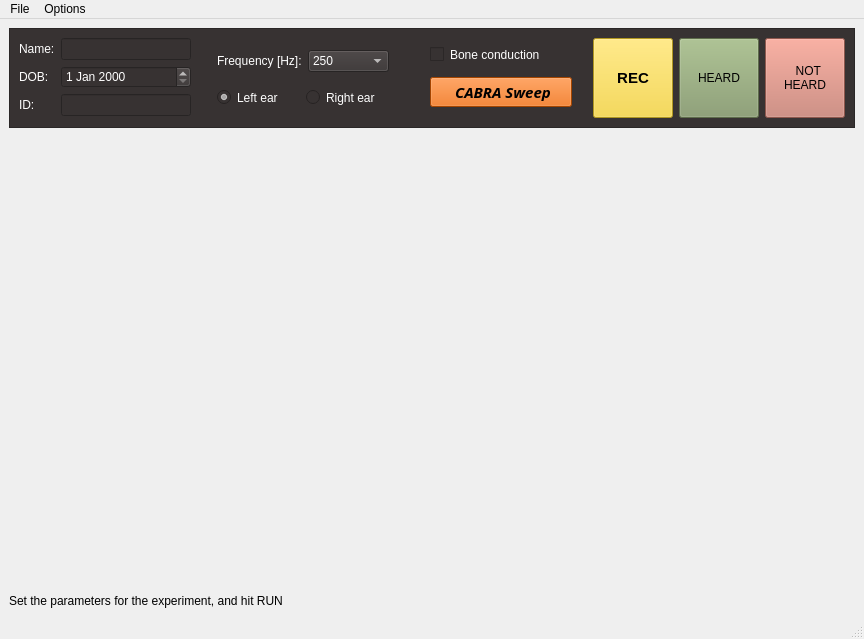
<?xml version="1.0" encoding="UTF-8"?>
<ui version="4.0">
 <class>MainWindow</class>
 <widget class="QMainWindow" name="MainWindow">
  <property name="geometry">
   <rect>
    <x>0</x>
    <y>0</y>
    <width>864</width>
    <height>639</height>
   </rect>
  </property>
  <property name="windowTitle">
   <string>CABRA</string>
  </property>
  <widget class="QWidget" name="centralwidget">
   <layout class="QVBoxLayout" name="verticalLayout">
    <item>
     <widget class="QFrame" name="frameControl">
      <property name="sizePolicy">
       <sizepolicy hsizetype="MinimumExpanding" vsizetype="Maximum">
        <horstretch>0</horstretch>
        <verstretch>0</verstretch>
       </sizepolicy>
      </property>
      <property name="minimumSize">
       <size>
        <width>0</width>
        <height>100</height>
       </size>
      </property>
      <property name="styleSheet">
       <string notr="true">background-color: rgb(55, 50, 50);
gridline-color: rgb(0, 0, 0);
color: rgb(0, 0, 0);
border-color: rgb(0, 0, 0);
font: 9pt &quot;Arial&quot;;
color: rgb(255, 255, 255);
</string>
      </property>
      <property name="frameShape">
       <enum>QFrame::Shape::StyledPanel</enum>
      </property>
      <property name="frameShadow">
       <enum>QFrame::Shadow::Raised</enum>
      </property>
      <layout class="QHBoxLayout" name="horizontalLayout">
       <item>
        <layout class="QFormLayout" name="formPatientData">
         <item row="0" column="0">
          <widget class="QLabel" name="labelName">
           <property name="text">
            <string>Name:</string>
           </property>
          </widget>
         </item>
         <item row="0" column="1">
          <widget class="QLineEdit" name="nameEdit">
           <property name="sizePolicy">
            <sizepolicy hsizetype="Minimum" vsizetype="Fixed">
             <horstretch>0</horstretch>
             <verstretch>0</verstretch>
            </sizepolicy>
           </property>
           <property name="styleSheet">
            <string notr="true">border-color: rgb(6, 6, 6);</string>
           </property>
          </widget>
         </item>
         <item row="1" column="0">
          <widget class="QLabel" name="labelDOB">
           <property name="text">
            <string>DOB:</string>
           </property>
          </widget>
         </item>
         <item row="1" column="1">
          <widget class="QDateEdit" name="dateEdit">
           <property name="sizePolicy">
            <sizepolicy hsizetype="Minimum" vsizetype="Fixed">
             <horstretch>0</horstretch>
             <verstretch>0</verstretch>
            </sizepolicy>
           </property>
          </widget>
         </item>
         <item row="2" column="0">
          <widget class="QLabel" name="labelID">
           <property name="text">
            <string>ID:</string>
           </property>
          </widget>
         </item>
         <item row="2" column="1">
          <widget class="QLineEdit" name="lineID">
           <property name="sizePolicy">
            <sizepolicy hsizetype="Minimum" vsizetype="Fixed">
             <horstretch>0</horstretch>
             <verstretch>0</verstretch>
            </sizepolicy>
           </property>
           <property name="styleSheet">
            <string notr="true">border-color: rgb(255, 0, 0);</string>
           </property>
          </widget>
         </item>
        </layout>
       </item>
       <item>
        <spacer name="verticalSpacer_2">
         <property name="orientation">
          <enum>Qt::Orientation::Vertical</enum>
         </property>
         <property name="sizeHint" stdset="0">
          <size>
           <width>20</width>
           <height>40</height>
          </size>
         </property>
        </spacer>
       </item>
       <item>
        <layout class="QVBoxLayout" name="verticalLayout_3">
         <property name="rightMargin">
          <number>0</number>
         </property>
         <item>
          <layout class="QHBoxLayout" name="horizontalLayout_3">
           <item>
            <widget class="QLabel" name="labelFreq">
             <property name="text">
              <string>Frequency [Hz]:</string>
             </property>
            </widget>
           </item>
           <item>
            <widget class="QComboBox" name="comboBoxFreq">
             <property name="sizePolicy">
              <sizepolicy hsizetype="Minimum" vsizetype="Fixed">
               <horstretch>0</horstretch>
               <verstretch>0</verstretch>
              </sizepolicy>
             </property>
             <item>
              <property name="text">
               <string>250</string>
              </property>
             </item>
             <item>
              <property name="text">
               <string>500</string>
              </property>
             </item>
             <item>
              <property name="text">
               <string>1000</string>
              </property>
             </item>
             <item>
              <property name="text">
               <string>2000</string>
              </property>
             </item>
             <item>
              <property name="text">
               <string>4000</string>
              </property>
             </item>
             <item>
              <property name="text">
               <string>8000</string>
              </property>
             </item>
            </widget>
           </item>
          </layout>
         </item>
         <item>
          <layout class="QHBoxLayout" name="horizontalLayout_2">
           <item>
            <widget class="QRadioButton" name="radioLeftEAR">
             <property name="text">
              <string>Left ear</string>
             </property>
             <property name="checked">
              <bool>true</bool>
             </property>
            </widget>
           </item>
           <item>
            <widget class="QRadioButton" name="radioRightEAR">
             <property name="text">
              <string>Right ear</string>
             </property>
            </widget>
           </item>
          </layout>
         </item>
        </layout>
       </item>
       <item>
        <spacer name="verticalSpacer">
         <property name="orientation">
          <enum>Qt::Orientation::Vertical</enum>
         </property>
         <property name="sizeHint" stdset="0">
          <size>
           <width>20</width>
           <height>40</height>
          </size>
         </property>
        </spacer>
       </item>
       <item>
        <layout class="QVBoxLayout" name="verticalLayout_2">
         <property name="leftMargin">
          <number>15</number>
         </property>
         <property name="rightMargin">
          <number>15</number>
         </property>
         <item>
          <widget class="QCheckBox" name="checkBone">
           <property name="text">
            <string>Bone conduction</string>
           </property>
          </widget>
         </item>
         <item>
          <widget class="QPushButton" name="pushCABRASweep">
           <property name="sizePolicy">
            <sizepolicy hsizetype="Minimum" vsizetype="Fixed">
             <horstretch>0</horstretch>
             <verstretch>0</verstretch>
            </sizepolicy>
           </property>
           <property name="minimumSize">
            <size>
             <width>0</width>
             <height>20</height>
            </size>
           </property>
           <property name="font">
            <font>
             <family>Arial Bold</family>
             <pointsize>11</pointsize>
             <italic>true</italic>
             <bold>true</bold>
             <underline>false</underline>
             <strikeout>false</strikeout>
            </font>
           </property>
           <property name="autoFillBackground">
            <bool>false</bool>
           </property>
           <property name="styleSheet">
            <string notr="true">background-color: rgb(230, 97, 0);
color: rgb(0, 0, 0);
font: Bold Italic 11pt &quot;Arial Bold&quot;;</string>
           </property>
           <property name="text">
            <string> CABRA Sweep</string>
           </property>
           <property name="icon">
            <iconset theme="QIcon::ThemeIcon::ZoomFitBest"/>
           </property>
           <property name="iconSize">
            <size>
             <width>20</width>
             <height>20</height>
            </size>
           </property>
          </widget>
         </item>
        </layout>
       </item>
       <item>
        <widget class="QPushButton" name="pushRUN">
         <property name="sizePolicy">
          <sizepolicy hsizetype="Fixed" vsizetype="Expanding">
           <horstretch>0</horstretch>
           <verstretch>0</verstretch>
          </sizepolicy>
         </property>
         <property name="minimumSize">
          <size>
           <width>80</width>
           <height>0</height>
          </size>
         </property>
         <property name="font">
          <font>
           <family>Arial</family>
           <pointsize>11</pointsize>
           <italic>false</italic>
           <bold>true</bold>
           <kerning>true</kerning>
          </font>
         </property>
         <property name="styleSheet">
          <string notr="true">background-color: rgb(246, 211, 45);
color: rgb(0,0,0);
font: 700 11pt &quot;Arial&quot;;</string>
         </property>
         <property name="text">
          <string>REC</string>
         </property>
         <property name="icon">
          <iconset theme="QIcon::ThemeIcon::AudioInputMicrophone"/>
         </property>
         <property name="iconSize">
          <size>
           <width>20</width>
           <height>20</height>
          </size>
         </property>
        </widget>
       </item>
       <item>
        <widget class="QPushButton" name="pushEVOKED">
         <property name="sizePolicy">
          <sizepolicy hsizetype="Fixed" vsizetype="Minimum">
           <horstretch>0</horstretch>
           <verstretch>0</verstretch>
          </sizepolicy>
         </property>
         <property name="styleSheet">
          <string notr="true">background-color: rgb(131, 153, 105);
alternate-background-color: rgb(36, 31, 49);
color: rgb(0, 0, 0);
font: 700 10pt &quot;Arial&quot;;</string>
         </property>
         <property name="text">
          <string>HEARD</string>
         </property>
         <property name="icon">
          <iconset theme="QIcon::ThemeIcon::AudioVolumeHigh"/>
         </property>
        </widget>
       </item>
       <item>
        <widget class="QPushButton" name="pushNOISE">
         <property name="sizePolicy">
          <sizepolicy hsizetype="Fixed" vsizetype="Minimum">
           <horstretch>0</horstretch>
           <verstretch>0</verstretch>
          </sizepolicy>
         </property>
         <property name="styleSheet">
          <string notr="true">alternate-background-color: rgb(36, 31, 49);
background-color: rgb(199, 122, 108);
color:rgb(0,0,0);
font: 700 10pt &quot;Arial&quot;;</string>
         </property>
         <property name="text">
          <string>  NOT
HEARD</string>
         </property>
         <property name="icon">
          <iconset theme="QIcon::ThemeIcon::AudioVolumeMuted"/>
         </property>
         <property name="checkable">
          <bool>false</bool>
         </property>
        </widget>
       </item>
      </layout>
     </widget>
    </item>
    <item>
     <widget class="PlotWidget" name="plotWidget" native="true"/>
    </item>
    <item>
     <widget class="QLabel" name="labelStatus">
      <property name="sizePolicy">
       <sizepolicy hsizetype="Preferred" vsizetype="Fixed">
        <horstretch>0</horstretch>
        <verstretch>0</verstretch>
       </sizepolicy>
      </property>
      <property name="text">
       <string>Set the parameters for the experiment, and hit RUN</string>
      </property>
     </widget>
    </item>
   </layout>
  </widget>
  <widget class="QMenuBar" name="menubar">
   <property name="geometry">
    <rect>
     <x>0</x>
     <y>0</y>
     <width>864</width>
     <height>23</height>
    </rect>
   </property>
   <widget class="QMenu" name="menuFile">
    <property name="title">
     <string>File</string>
    </property>
    <addaction name="actionSave"/>
   </widget>
   <widget class="QMenu" name="menuOption">
    <property name="title">
     <string>Options</string>
    </property>
    <widget class="QMenu" name="menuMode">
     <property name="title">
      <string>Mode...</string>
     </property>
     <addaction name="actionCABRA_Default"/>
     <addaction name="actionSimulator"/>
     <addaction name="actionGoated"/>
    </widget>
    <addaction name="actionTone_burst"/>
    <addaction name="menuMode"/>
   </widget>
   <addaction name="menuFile"/>
   <addaction name="menuOption"/>
  </widget>
  <widget class="QStatusBar" name="statusbar"/>
  <action name="actionSave">
   <property name="text">
    <string>Save</string>
   </property>
  </action>
  <action name="actionNumber_of_clicks">
   <property name="text">
    <string>Number of clicks</string>
   </property>
  </action>
  <action name="actionTone_burst">
   <property name="text">
    <string>Tone burst setup</string>
   </property>
  </action>
  <action name="actionCABRA_Default">
   <property name="text">
    <string>CABRA [Default]</string>
   </property>
  </action>
  <action name="actionSimulator">
   <property name="text">
    <string>Simulator</string>
   </property>
  </action>
  <action name="actionGoated">
   <property name="text">
    <string>Goated</string>
   </property>
  </action>
 </widget>
 <customwidgets>
  <customwidget>
   <class>PlotWidget</class>
   <extends>QWidget</extends>
   <header>pyqtgraph</header>
   <container>1</container>
  </customwidget>
 </customwidgets>
 <resources/>
 <connections/>
</ui>
